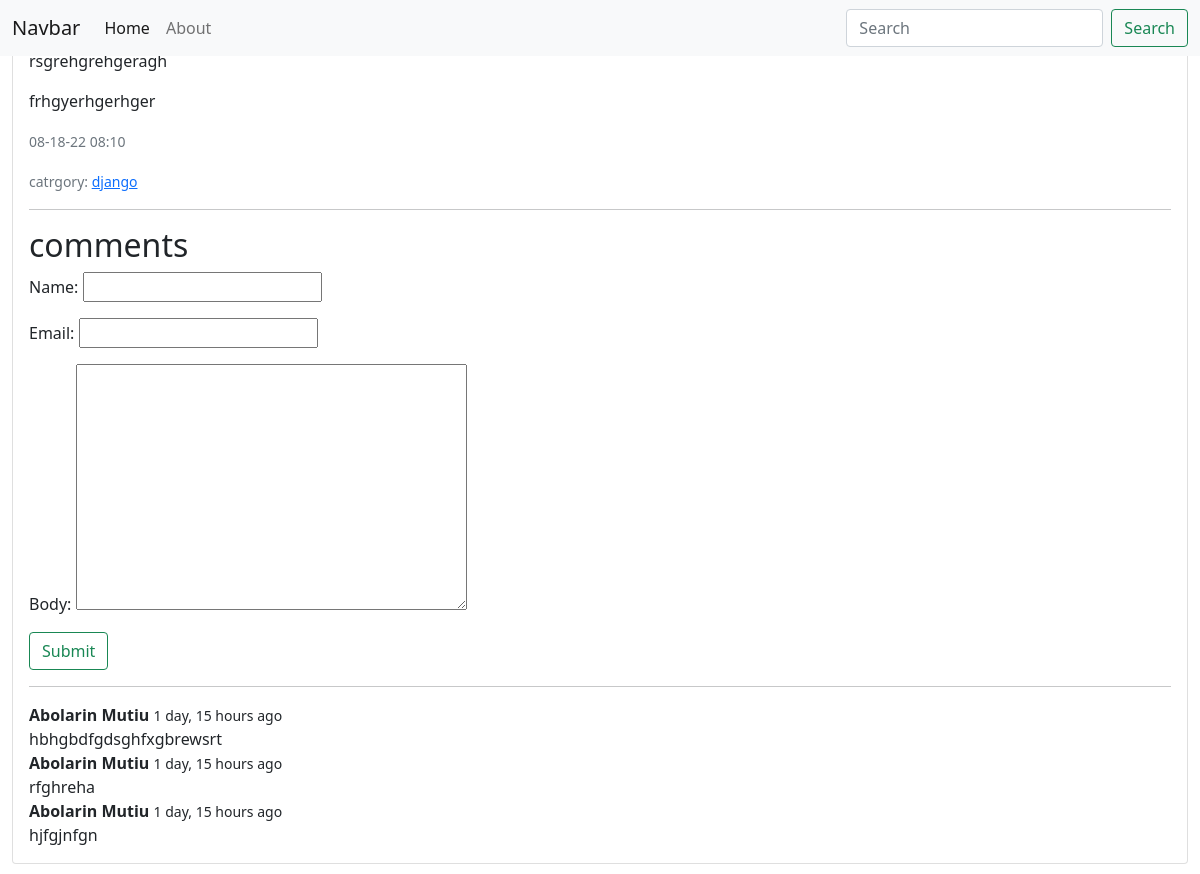
Screenshot of /django/main-post-2/ with the database file from the repository.
### blog/models.py (models this page shows, shortened)
class Post(models.Model):
    ACTIVE = 'active'
    DRAFT = 'draft'
    CHOICES_STATUS = (
        (ACTIVE, 'Active'),
        (DRAFT, 'Draft')
    )
    category = models.ForeignKey(
        Category, related_name='posts', on_delete=models.CASCADE)
    title = models.CharField(max_length=250)
    slug = models.SlugField()
    intro = models.TextField()
    body = models.TextField()
    create_at = models.DateTimeField(auto_now_add=True)
    status = models.CharField(
        max_length=10, choices=CHOICES_STATUS, default=ACTIVE)
    image = models.ImageField(upload_to='uploads/', blank=True, null=True)
    class Meta:
        ordering = ('-create_at',)

class Category(models.Model):
    title = models.CharField(max_length=250)
    slug = models.SlugField()
    class Meta:
        ordering = ('title',)
        verbose_name_plural = 'categories'
    def __str__(self):
        return self.title

class Comment(models.Model):
    post = models.ForeignKey(
        Post, related_name='comment', on_delete=models.CASCADE)
    name = models.CharField(max_length=250)
    email = models.EmailField()
    body = models.TextField()
    create_at = models.DateTimeField(auto_now_add=True)
    class Meta:
        ordering = ('-create_at',)

### blog/views.py (the view)
def detail(request, category_slug, slug):
    post = get_object_or_404(Post, slug=slug, status=Post.ACTIVE)
    if request.method == 'POST':
        form = CommentForm(request.POST)
        if form.is_valid():
            comment = form.save(commit=False)
            comment.post = post
            comment.save()
            return redirect('post_detail', slug=slug)
    else:
        form = CommentForm()
    return render(request, 'blog/detail.html', {'post': post, 'form': form})

### blog/forms.py
class CommentForm(forms.ModelForm):
    class Meta:
        model = Comment
        fields = ('name', 'email', 'body')

### blog/templates/blog/detail.html (shortened to what this page needs)
{% extends 'core/base.html' %}
{% block content %}
    <section>
                <div class="card mb-3">
                    <div class="card-body">
                        <h5 class="card-title">{{ post.title }}</h5>
                        <p class="card-text">{{ post.intro }}</p>
                        <p class="card-text">{{ post.body }}</p>
                        <p class="card-text"><small class="text-muted">{{ post.create_at|date:'m-d-y H:i' }}</small></p>
                        <p class="card-text"><small class="text-muted">catrgory: <a href="{% url 'category_detail' post.category.slug %}">{{ post.category }}</a></small></p>
                        <hr>
                        <h2>comments</h2>
                        <form method="post" class="mb-6">
                            {{ form.as_p }}
                            <div class="field">
                                <div class="control">
                                    <button class="btn btn-outline-success" type="submit">Submit</button>
                                </div>
                            </div>
                        </form>
                        <hr>
                        {% for comment in post.comment.all %}
                            <article class="midia">
                                <strong>{{ comment.name }}</strong>
                                <small>
                                    {{comment.create_at|timesince}} ago
                                </small><br>
                                {{ comment.body}}
                            </article>
                        {% endfor %}
                    </div>
                </div>
    </section>
{% endblock %}

### rows the page displays
Post: intro "rsgrehgrehgeragh", body "frhgyerhgerhger", create_at "08-18-22 08:10", category "django"
Comment: name "Abolarin Mutiu", create_at "1 day, 15 hours", body "hbhgbdfgdsghfxgbrewsrt"
Comment: name "Abolarin Mutiu", create_at "1 day, 15 hours", body "rfghreha"
Comment: name "Abolarin Mutiu", create_at "1 day, 15 hours", body "hjfgjnfgn"
